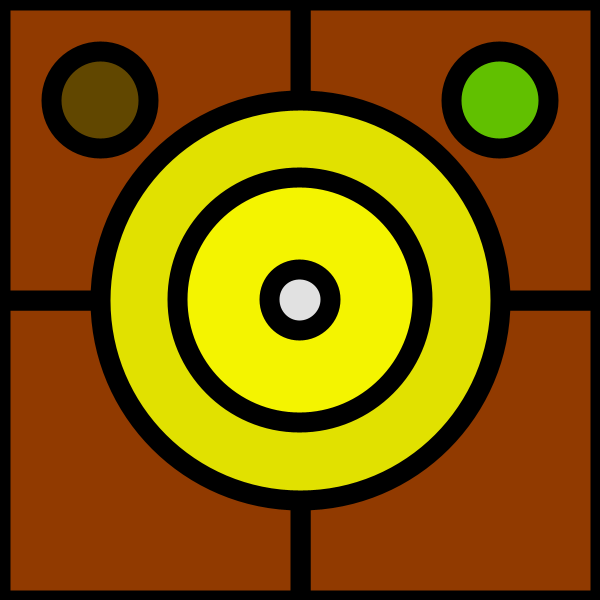
Frame 1 (no input)
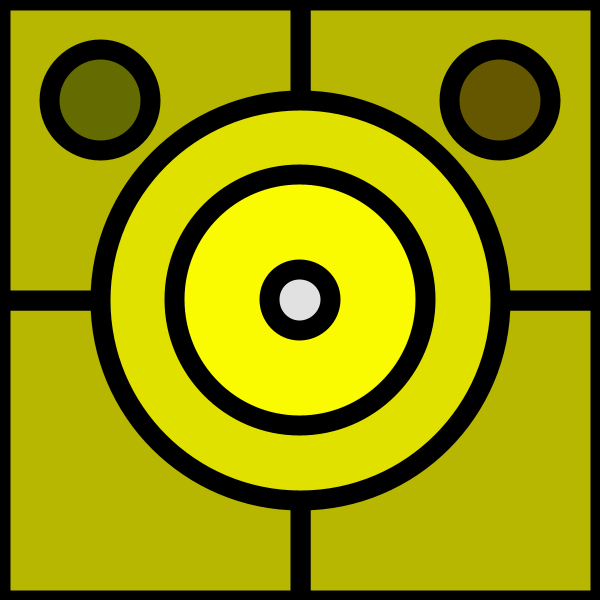
Frame 60 (the mouse pressed at the canvas centre just before this capture)
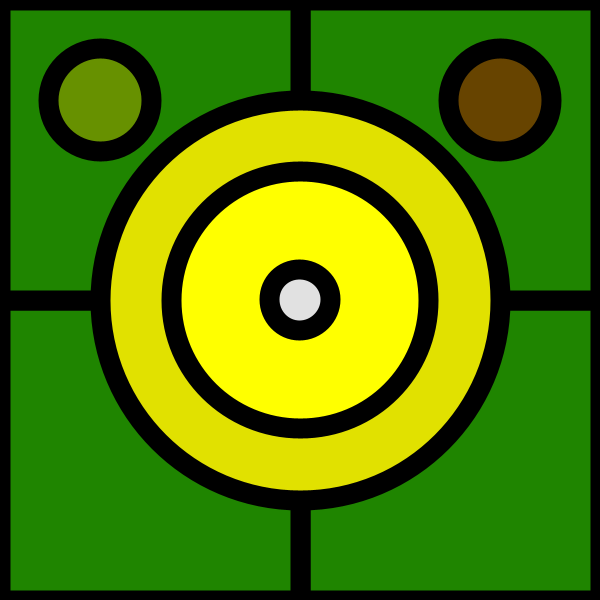
Frame 120 (the mouse held since frame 60 and released just before this capture)

The Processing sketch that drew these frames (run headless with seeded random() and noise(); from frame 60 on, the mouse is pressed at the canvas centre):

// Processing sketch: processing_106116
// ── processing_106116.pde

float x1;
float x2;
float x3;


void setup() {
  size(600, 600);
  background(0);
  strokeWeight(20);
}

void draw() {
  background(0);
  line(100,500,400,500);

   fill(random(225),random(225),0);
  rect(300,300,300,300);
  rect(0,300,300,300);
  rect(300,0,300,300);
  rect(0,0,300,300);
  fill(225,225,0);
  ellipse(300,300,400,400);
  fill(random(225),random(225),0);
  float  x1 = map(second(), 0, 59, 0, 400);
  fill(x1,x1,0);
  ellipse(300, 300, x1, x1); 
 float  x2 = map(second(), 0, 59, 0, 160);
  fill(x2,random(225),0);
  ellipse(500, 100, x2, x2); 
  fill(225,225,225);
  float  x3 = map(second(), 0, 59, 0, 160);
  fill(x3,random(225),0);
  ellipse(100, 100, x3, x3); 
  fill(225,225,225);
  float x4 = map(minute(), 0, 59, 0, 100);
  ellipse(300, 300, x4, x4);  
}
